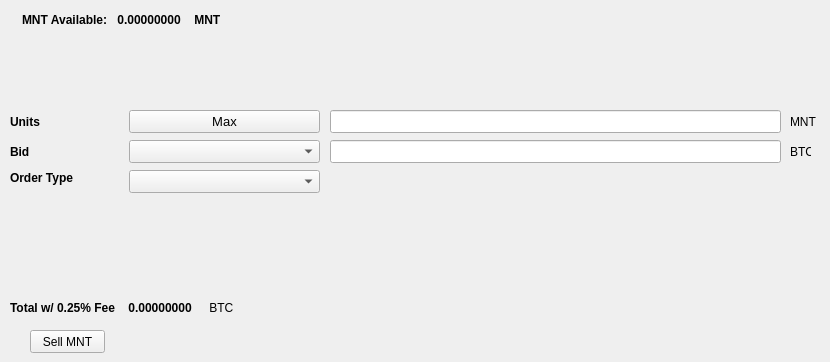
   <widget class="QWidget" name="SellTab">
    <attribute name="title">
     <string>Sell</string>
    </attribute>
    <widget class="QLabel" name="label_16">
     <property name="geometry">
      <rect>
       <x>790</x>
       <y>140</y>
       <width>21</width>
       <height>23</height>
      </rect>
     </property>
     <property name="text">
      <string>BTC</string>
     </property>
    </widget>
    <widget class="QComboBox" name="SellBidcomboBox">
     <property name="geometry">
      <rect>
       <x>129</x>
       <y>140</y>
       <width>191</width>
       <height>23</height>
      </rect>
     </property>
     <property name="font">
      <font>
       <pointsize>10</pointsize>
      </font>
     </property>
    </widget>
    <widget class="QLabel" name="label_18">
     <property name="geometry">
      <rect>
       <x>10</x>
       <y>110</y>
       <width>46</width>
       <height>23</height>
      </rect>
     </property>
     <property name="font">
      <font>
       <weight>75</weight>
       <bold>true</bold>
      </font>
     </property>
     <property name="text">
      <string>Units</string>
     </property>
    </widget>
    <widget class="QPushButton" name="Sell_Max_Amount">
     <property name="geometry">
      <rect>
       <x>129</x>
       <y>110</y>
       <width>191</width>
       <height>23</height>
      </rect>
     </property>
     <property name="font">
      <font>
       <pointsize>10</pointsize>
      </font>
     </property>
     <property name="text">
      <string>Max</string>
     </property>
    </widget>
    <widget class="QLabel" name="label_20">
     <property name="geometry">
      <rect>
       <x>10</x>
       <y>170</y>
       <width>71</width>
       <height>16</height>
      </rect>
     </property>
     <property name="font">
      <font>
       <weight>75</weight>
       <bold>true</bold>
      </font>
     </property>
     <property name="text">
      <string>Order Type</string>
     </property>
    </widget>
    <widget class="QComboBox" name="SellOrdertypeCombo">
     <property name="geometry">
      <rect>
       <x>129</x>
       <y>170</y>
       <width>191</width>
       <height>23</height>
      </rect>
     </property>
     <property name="font">
      <font>
       <pointsize>10</pointsize>
      </font>
     </property>
    </widget>
    <widget class="QLabel" name="label_21">
     <property name="geometry">
      <rect>
       <x>10</x>
       <y>140</y>
       <width>46</width>
       <height>23</height>
      </rect>
     </property>
     <property name="font">
      <font>
       <weight>75</weight>
       <bold>true</bold>
      </font>
     </property>
     <property name="text">
      <string>Bid</string>
     </property>
    </widget>
    <widget class="QLabel" name="label_22">
     <property name="geometry">
      <rect>
       <x>790</x>
       <y>110</y>
       <width>31</width>
       <height>23</height>
      </rect>
     </property>
     <property name="text">
      <string>MNT</string>
     </property>
    </widget>
    <widget class="QLineEdit" name="UnitsInputAMS">
     <property name="geometry">
      <rect>
       <x>330</x>
       <y>110</y>
       <width>451</width>
       <height>23</height>
      </rect>
     </property>
     <property name="font">
      <font>
       <pointsize>9</pointsize>
       <weight>75</weight>
       <bold>true</bold>
      </font>
     </property>
    </widget>
    <widget class="QLineEdit" name="SellBidPriceEdit">
     <property name="geometry">
      <rect>
       <x>330</x>
       <y>140</y>
       <width>451</width>
       <height>23</height>
      </rect>
     </property>
     <property name="font">
      <font>
       <pointsize>9</pointsize>
       <weight>75</weight>
       <bold>true</bold>
      </font>
     </property>
    </widget>
    <widget class="QPushButton" name="SellAMSBTN">
     <property name="geometry">
      <rect>
       <x>30</x>
       <y>330</y>
       <width>75</width>
       <height>23</height>
      </rect>
     </property>
     <property name="text">
      <string>Sell MNT</string>
     </property>
    </widget>
    <widget class="QWidget" name="layoutWidget_3">
     <property name="geometry">
      <rect>
       <x>22</x>
       <y>12</y>
       <width>221</width>
       <height>16</height>
      </rect>
     </property>
     <layout class="QHBoxLayout" name="horizontalLayout">
      <item>
       <widget class="QLabel" name="label232_2">
        <property name="font">
         <font>
          <weight>75</weight>
          <bold>true</bold>
         </font>
        </property>
        <property name="text">
         <string>MNT Available:</string>
        </property>
       </widget>
      </item>
      <item>
       <widget class="QLabel" name="AMSAvailableLabel">
        <property name="palette">
         <palette>
          <active>
           <colorrole role="WindowText">
            <brush brushstyle="SolidPattern">
             <color alpha="255">
              <red>0</red>
              <green>0</green>
              <blue>0</blue>
             </color>
            </brush>
           </colorrole>
           <colorrole role="Button">
            <brush brushstyle="SolidPattern">
             <color alpha="255">
              <red>0</red>
              <green>170</green>
              <blue>0</blue>
             </color>
            </brush>
           </colorrole>
           <colorrole role="Light">
            <brush brushstyle="SolidPattern">
             <color alpha="255">
              <red>0</red>
              <green>255</green>
              <blue>0</blue>
             </color>
            </brush>
           </colorrole>
           <colorrole role="Midlight">
            <brush brushstyle="SolidPattern">
             <color alpha="255">
              <red>0</red>
              <green>212</green>
              <blue>0</blue>
             </color>
            </brush>
           </colorrole>
           <colorrole role="Dark">
            <brush brushstyle="SolidPattern">
             <color alpha="255">
              <red>0</red>
              <green>85</green>
              <blue>0</blue>
             </color>
            </brush>
           </colorrole>
           <colorrole role="Mid">
            <brush brushstyle="SolidPattern">
             <color alpha="255">
              <red>0</red>
              <green>113</green>
              <blue>0</blue>
             </color>
            </brush>
           </colorrole>
           <colorrole role="Text">
            <brush brushstyle="SolidPattern">
             <color alpha="255">
              <red>0</red>
              <green>170</green>
              <blue>0</blue>
             </color>
            </brush>
           </colorrole>
           <colorrole role="BrightText">
            <brush brushstyle="SolidPattern">
             <color alpha="255">
              <red>255</red>
              <green>255</green>
              <blue>255</blue>
             </color>
            </brush>
           </colorrole>
           <colorrole role="ButtonText">
            <brush brushstyle="SolidPattern">
             <color alpha="255">
              <red>0</red>
              <green>0</green>
              <blue>0</blue>
             </color>
            </brush>
           </colorrole>
           <colorrole role="Base">
            <brush brushstyle="SolidPattern">
             <color alpha="255">
              <red>255</red>
              <green>255</green>
              <blue>255</blue>
             </color>
            </brush>
           </colorrole>
           <colorrole role="Window">
            <brush brushstyle="SolidPattern">
             <color alpha="255">
              <red>0</red>
              <green>170</green>
              <blue>0</blue>
             </color>
            </brush>
           </colorrole>
           <colorrole role="Shadow">
            <brush brushstyle="SolidPattern">
             <color alpha="255">
              <red>0</red>
              <green>0</green>
              <blue>0</blue>
             </color>
            </brush>
           </colorrole>
           <colorrole role="AlternateBase">
            <brush brushstyle="SolidPattern">
             <color alpha="255">
              <red>127</red>
              <green>212</green>
              <blue>127</blue>
             </color>
            </brush>
           </colorrole>
           <colorrole role="ToolTipBase">
            <brush brushstyle="SolidPattern">
             <color alpha="255">
              <red>255</red>
              <green>255</green>
              <blue>220</blue>
             </color>
            </brush>
           </colorrole>
           <colorrole role="ToolTipText">
            <brush brushstyle="SolidPattern">
             <color alpha="255">
              <red>0</red>
              <green>0</green>
              <blue>0</blue>
             </color>
            </brush>
           </colorrole>
          </active>
          <inactive>
           <colorrole role="WindowText">
            <brush brushstyle="SolidPattern">
             <color alpha="255">
              <red>0</red>
              <green>0</green>
              <blue>0</blue>
             </color>
            </brush>
           </colorrole>
           <colorrole role="Button">
            <brush brushstyle="SolidPattern">
             <color alpha="255">
              <red>0</red>
              <green>170</green>
              <blue>0</blue>
             </color>
            </brush>
           </colorrole>
           <colorrole role="Light">
            <brush brushstyle="SolidPattern">
             <color alpha="255">
              <red>0</red>
              <green>255</green>
              <blue>0</blue>
             </color>
            </brush>
           </colorrole>
           <colorrole role="Midlight">
            <brush brushstyle="SolidPattern">
             <color alpha="255">
              <red>0</red>
              <green>212</green>
              <blue>0</blue>
             </color>
            </brush>
           </colorrole>
           <colorrole role="Dark">
            <brush brushstyle="SolidPattern">
             <color alpha="255">
              <red>0</red>
              <green>85</green>
              <blue>0</blue>
             </color>
            </brush>
           </colorrole>
           <colorrole role="Mid">
            <brush brushstyle="SolidPattern">
             <color alpha="255">
              <red>0</red>
              <green>113</green>
              <blue>0</blue>
             </color>
            </brush>
           </colorrole>
           <colorrole role="Text">
            <brush brushstyle="SolidPattern">
             <color alpha="255">
              <red>0</red>
              <green>170</green>
              <blue>0</blue>
             </color>
            </brush>
           </colorrole>
           <colorrole role="BrightText">
            <brush brushstyle="SolidPattern">
             <color alpha="255">
              <red>255</red>
              <green>255</green>
              <blue>255</blue>
             </color>
            </brush>
           </colorrole>
           <colorrole role="ButtonText">
            <brush brushstyle="SolidPattern">
             <color alpha="255">
              <red>0</red>
              <green>0</green>
              <blue>0</blue>
             </color>
            </brush>
           </colorrole>
           <colorrole role="Base">
            <brush brushstyle="SolidPattern">
             <color alpha="255">
              <red>255</red>
              <green>255</green>
              <blue>255</blue>
             </color>
            </brush>
           </colorrole>
           <colorrole role="Window">
            <brush brushstyle="SolidPattern">
             <color alpha="255">
              <red>0</red>
              <green>170</green>
              <blue>0</blue>
             </color>
            </brush>
           </colorrole>
           <colorrole role="Shadow">
            <brush brushstyle="SolidPattern">
             <color alpha="255">
              <red>0</red>
              <green>0</green>
              <blue>0</blue>
             </color>
            </brush>
           </colorrole>
           <colorrole role="AlternateBase">
            <brush brushstyle="SolidPattern">
             <color alpha="255">
              <red>127</red>
              <green>212</green>
              <blue>127</blue>
             </color>
            </brush>
           </colorrole>
           <colorrole role="ToolTipBase">
            <brush brushstyle="SolidPattern">
             <color alpha="255">
              <red>255</red>
              <green>255</green>
              <blue>220</blue>
             </color>
            </brush>
           </colorrole>
           <colorrole role="ToolTipText">
            <brush brushstyle="SolidPattern">
             <color alpha="255">
              <red>0</red>
              <green>0</green>
              <blue>0</blue>
             </color>
            </brush>
           </colorrole>
          </inactive>
          <disabled>
           <colorrole role="WindowText">
            <brush brushstyle="SolidPattern">
             <color alpha="255">
              <red>0</red>
              <green>85</green>
              <blue>0</blue>
             </color>
            </brush>
           </colorrole>
           <colorrole role="Button">
            <brush brushstyle="SolidPattern">
             <color alpha="255">
              <red>0</red>
              <green>170</green>
              <blue>0</blue>
             </color>
            </brush>
           </colorrole>
           <colorrole role="Light">
            <brush brushstyle="SolidPattern">
             <color alpha="255">
              <red>0</red>
              <green>255</green>
              <blue>0</blue>
             </color>
            </brush>
           </colorrole>
           <colorrole role="Midlight">
            <brush brushstyle="SolidPattern">
             <color alpha="255">
              <red>0</red>
              <green>212</green>
              <blue>0</blue>
             </color>
            </brush>
           </colorrole>
           <colorrole role="Dark">
            <brush brushstyle="SolidPattern">
             <color alpha="255">
              <red>0</red>
              <green>85</green>
              <blue>0</blue>
             </color>
            </brush>
           </colorrole>
           <colorrole role="Mid">
            <brush brushstyle="SolidPattern">
             <color alpha="255">
              <red>0</red>
              <green>113</green>
              <blue>0</blue>
             </color>
            </brush>
           </colorrole>
           <colorrole role="Text">
            <brush brushstyle="SolidPattern">
             <color alpha="255">
              <red>0</red>
              <green>85</green>
              <blue>0</blue>
             </color>
            </brush>
           </colorrole>
           <colorrole role="BrightText">
            <brush brushstyle="SolidPattern">
             <color alpha="255">
              <red>255</red>
              <green>255</green>
              <blue>255</blue>
             </color>
            </brush>
           </colorrole>
           <colorrole role="ButtonText">
            <brush brushstyle="SolidPattern">
             <color alpha="255">
              <red>0</red>
              <green>85</green>
              <blue>0</blue>
             </color>
            </brush>
           </colorrole>
           <colorrole role="Base">
            <brush brushstyle="SolidPattern">
             <color alpha="255">
              <red>0</red>
              <green>170</green>
              <blue>0</blue>
             </color>
            </brush>
           </colorrole>
           <colorrole role="Window">
            <brush brushstyle="SolidPattern">
             <color alpha="255">
              <red>0</red>
              <green>170</green>
              <blue>0</blue>
             </color>
            </brush>
           </colorrole>
           <colorrole role="Shadow">
            <brush brushstyle="SolidPattern">
             <color alpha="255">
              <red>0</red>
              <green>0</green>
              <blue>0</blue>
             </color>
            </brush>
           </colorrole>
           <colorrole role="AlternateBase">
            <brush brushstyle="SolidPattern">
             <color alpha="255">
              <red>0</red>
              <green>170</green>
              <blue>0</blue>
             </color>
            </brush>
           </colorrole>
           <colorrole role="ToolTipBase">
            <brush brushstyle="SolidPattern">
             <color alpha="255">
              <red>255</red>
              <green>255</green>
              <blue>220</blue>
             </color>
            </brush>
           </colorrole>
           <colorrole role="ToolTipText">
            <brush brushstyle="SolidPattern">
             <color alpha="255">
              <red>0</red>
              <green>0</green>
              <blue>0</blue>
             </color>
            </brush>
           </colorrole>
          </disabled>
         </palette>
        </property>
        <property name="font">
         <font>
          <weight>75</weight>
          <bold>true</bold>
         </font>
        </property>
        <property name="text">
         <string> 0.00000000 </string>
        </property>
        <property name="textInteractionFlags">
         <set>Qt::LinksAccessibleByMouse|Qt::TextSelectableByKeyboard|Qt::TextSelectableByMouse</set>
        </property>
       </widget>
      </item>
      <item>
       <widget class="QLabel" name="labelAMS">
        <property name="font">
         <font>
          <weight>75</weight>
          <bold>true</bold>
         </font>
        </property>
        <property name="text">
         <string> MNT</string>
        </property>
       </widget>
      </item>
     </layout>
    </widget>
    <widget class="QWidget" name="layoutWidget_4">
     <property name="geometry">
      <rect>
       <x>10</x>
       <y>300</y>
       <width>271</width>
       <height>16</height>
      </rect>
     </property>
     <layout class="QHBoxLayout" name="horizontalLayout_2">
      <item>
       <widget class="QLabel" name="label_19">
        <property name="font">
         <font>
          <weight>75</weight>
          <bold>true</bold>
         </font>
        </property>
        <property name="text">
         <string>Total w/ 0.25% Fee </string>
        </property>
       </widget>
      </item>
      <item>
       <widget class="QLabel" name="SellCostLabel">
        <property name="palette">
         <palette>
          <active>
           <colorrole role="WindowText">
            <brush brushstyle="SolidPattern">
             <color alpha="255">
              <red>0</red>
              <green>0</green>
              <blue>0</blue>
             </color>
            </brush>
           </colorrole>
           <colorrole role="Button">
            <brush brushstyle="SolidPattern">
             <color alpha="255">
              <red>0</red>
              <green>170</green>
              <blue>0</blue>
             </color>
            </brush>
           </colorrole>
           <colorrole role="Light">
            <brush brushstyle="SolidPattern">
             <color alpha="255">
              <red>0</red>
              <green>255</green>
              <blue>0</blue>
             </color>
            </brush>
           </colorrole>
           <colorrole role="Midlight">
            <brush brushstyle="SolidPattern">
             <color alpha="255">
              <red>0</red>
              <green>212</green>
              <blue>0</blue>
             </color>
            </brush>
           </colorrole>
           <colorrole role="Dark">
            <brush brushstyle="SolidPattern">
             <color alpha="255">
              <red>0</red>
              <green>85</green>
              <blue>0</blue>
             </color>
            </brush>
           </colorrole>
           <colorrole role="Mid">
            <brush brushstyle="SolidPattern">
             <color alpha="255">
              <red>0</red>
              <green>113</green>
              <blue>0</blue>
             </color>
            </brush>
           </colorrole>
           <colorrole role="Text">
            <brush brushstyle="SolidPattern">
             <color alpha="255">
              <red>0</red>
              <green>170</green>
              <blue>0</blue>
             </color>
            </brush>
           </colorrole>
           <colorrole role="BrightText">
            <brush brushstyle="SolidPattern">
             <color alpha="255">
              <red>255</red>
              <green>255</green>
              <blue>255</blue>
             </color>
            </brush>
           </colorrole>
           <colorrole role="ButtonText">
            <brush brushstyle="SolidPattern">
             <color alpha="255">
              <red>0</red>
              <green>0</green>
              <blue>0</blue>
             </color>
            </brush>
           </colorrole>
           <colorrole role="Base">
            <brush brushstyle="SolidPattern">
             <color alpha="255">
              <red>255</red>
              <green>255</green>
              <blue>255</blue>
             </color>
            </brush>
           </colorrole>
           <colorrole role="Window">
            <brush brushstyle="SolidPattern">
             <color alpha="255">
              <red>0</red>
              <green>170</green>
              <blue>0</blue>
             </color>
            </brush>
           </colorrole>
           <colorrole role="Shadow">
            <brush brushstyle="SolidPattern">
             <color alpha="255">
              <red>0</red>
              <green>0</green>
              <blue>0</blue>
             </color>
            </brush>
           </colorrole>
           <colorrole role="AlternateBase">
            <brush brushstyle="SolidPattern">
             <color alpha="255">
              <red>127</red>
              <green>212</green>
              <blue>127</blue>
             </color>
            </brush>
           </colorrole>
           <colorrole role="ToolTipBase">
            <brush brushstyle="SolidPattern">
             <color alpha="255">
              <red>255</red>
              <green>255</green>
              <blue>220</blue>
             </color>
            </brush>
           </colorrole>
           <colorrole role="ToolTipText">
            <brush brushstyle="SolidPattern">
             <color alpha="255">
              <red>0</red>
              <green>0</green>
              <blue>0</blue>
             </color>
            </brush>
           </colorrole>
          </active>
          <inactive>
           <colorrole role="WindowText">
            <brush brushstyle="SolidPattern">
             <color alpha="255">
              <red>0</red>
              <green>0</green>
              <blue>0</blue>
             </color>
            </brush>
           </colorrole>
           <colorrole role="Button">
            <brush brushstyle="SolidPattern">
             <color alpha="255">
              <red>0</red>
              <green>170</green>
              <blue>0</blue>
             </color>
            </brush>
           </colorrole>
           <colorrole role="Light">
            <brush brushstyle="SolidPattern">
             <color alpha="255">
              <red>0</red>
              <green>255</green>
              <blue>0</blue>
             </color>
            </brush>
           </colorrole>
           <colorrole role="Midlight">
            <brush brushstyle="SolidPattern">
             <color alpha="255">
              <red>0</red>
              <green>212</green>
              <blue>0</blue>
             </color>
            </brush>
           </colorrole>
           <colorrole role="Dark">
            <brush brushstyle="SolidPattern">
             <color alpha="255">
              <red>0</red>
              <green>85</green>
              <blue>0</blue>
             </color>
            </brush>
           </colorrole>
           <colorrole role="Mid">
            <brush brushstyle="SolidPattern">
             <color alpha="255">
              <red>0</red>
              <green>113</green>
              <blue>0</blue>
             </color>
            </brush>
           </colorrole>
           <colorrole role="Text">
            <brush brushstyle="SolidPattern">
             <color alpha="255">
              <red>0</red>
              <green>170</green>
              <blue>0</blue>
             </color>
            </brush>
           </colorrole>
           <colorrole role="BrightText">
            <brush brushstyle="SolidPattern">
             <color alpha="255">
              <red>255</red>
              <green>255</green>
              <blue>255</blue>
             </color>
            </brush>
           </colorrole>
           <colorrole role="ButtonText">
            <brush brushstyle="SolidPattern">
             <color alpha="255">
              <red>0</red>
              <green>0</green>
              <blue>0</blue>
             </color>
            </brush>
           </colorrole>
           <colorrole role="Base">
            <brush brushstyle="SolidPattern">
             <color alpha="255">
              <red>255</red>
              <green>255</green>
              <blue>255</blue>
             </color>
            </brush>
           </colorrole>
           <colorrole role="Window">
            <brush brushstyle="SolidPattern">
             <color alpha="255">
              <red>0</red>
              <green>170</green>
              <blue>0</blue>
             </color>
            </brush>
           </colorrole>
           <colorrole role="Shadow">
            <brush brushstyle="SolidPattern">
             <color alpha="255">
              <red>0</red>
              <green>0</green>
              <blue>0</blue>
             </color>
            </brush>
           </colorrole>
           <colorrole role="AlternateBase">
            <brush brushstyle="SolidPattern">
             <color alpha="255">
              <red>127</red>
              <green>212</green>
              <blue>127</blue>
             </color>
            </brush>
           </colorrole>
           <colorrole role="ToolTipBase">
            <brush brushstyle="SolidPattern">
             <color alpha="255">
              <red>255</red>
              <green>255</green>
              <blue>220</blue>
             </color>
            </brush>
           </colorrole>
           <colorrole role="ToolTipText">
            <brush brushstyle="SolidPattern">
             <color alpha="255">
              <red>0</red>
              <green>0</green>
              <blue>0</blue>
             </color>
            </brush>
           </colorrole>
          </inactive>
          <disabled>
           <colorrole role="WindowText">
            <brush brushstyle="SolidPattern">
             <color alpha="255">
              <red>0</red>
              <green>85</green>
              <blue>0</blue>
             </color>
            </brush>
           </colorrole>
           <colorrole role="Button">
            <brush brushstyle="SolidPattern">
             <color alpha="255">
              <red>0</red>
              <green>170</green>
              <blue>0</blue>
             </color>
            </brush>
           </colorrole>
           <colorrole role="Light">
            <brush brushstyle="SolidPattern">
             <color alpha="255">
              <red>0</red>
              <green>255</green>
              <blue>0</blue>
             </color>
            </brush>
           </colorrole>
           <colorrole role="Midlight">
            <brush brushstyle="SolidPattern">
             <color alpha="255">
              <red>0</red>
              <green>212</green>
              <blue>0</blue>
             </color>
            </brush>
           </colorrole>
           <colorrole role="Dark">
            <brush brushstyle="SolidPattern">
             <color alpha="255">
              <red>0</red>
              <green>85</green>
              <blue>0</blue>
             </color>
            </brush>
           </colorrole>
           <colorrole role="Mid">
            <brush brushstyle="SolidPattern">
             <color alpha="255">
              <red>0</red>
              <green>113</green>
              <blue>0</blue>
             </color>
            </brush>
           </colorrole>
           <colorrole role="Text">
            <brush brushstyle="SolidPattern">
             <color alpha="255">
              <red>0</red>
              <green>85</green>
              <blue>0</blue>
             </color>
            </brush>
           </colorrole>
           <colorrole role="BrightText">
            <brush brushstyle="SolidPattern">
             <color alpha="255">
              <red>255</red>
              <green>255</green>
              <blue>255</blue>
             </color>
            </brush>
           </colorrole>
           <colorrole role="ButtonText">
            <brush brushstyle="SolidPattern">
             <color alpha="255">
              <red>0</red>
              <green>85</green>
              <blue>0</blue>
             </color>
            </brush>
           </colorrole>
           <colorrole role="Base">
            <brush brushstyle="SolidPattern">
             <color alpha="255">
              <red>0</red>
              <green>170</green>
              <blue>0</blue>
             </color>
            </brush>
           </colorrole>
           <colorrole role="Window">
            <brush brushstyle="SolidPattern">
             <color alpha="255">
              <red>0</red>
              <green>170</green>
              <blue>0</blue>
             </color>
            </brush>
           </colorrole>
           <colorrole role="Shadow">
            <brush brushstyle="SolidPattern">
             <color alpha="255">
              <red>0</red>
              <green>0</green>
              <blue>0</blue>
             </color>
            </brush>
           </colorrole>
           <colorrole role="AlternateBase">
            <brush brushstyle="SolidPattern">
             <color alpha="255">
              <red>0</red>
              <green>170</green>
              <blue>0</blue>
             </color>
            </brush>
           </colorrole>
           <colorrole role="ToolTipBase">
            <brush brushstyle="SolidPattern">
             <color alpha="255">
              <red>255</red>
              <green>255</green>
              <blue>220</blue>
             </color>
            </brush>
           </colorrole>
           <colorrole role="ToolTipText">
            <brush brushstyle="SolidPattern">
             <color alpha="255">
              <red>0</red>
              <green>0</green>
              <blue>0</blue>
             </color>
            </brush>
           </colorrole>
          </disabled>
         </palette>
        </property>
        <property name="font">
         <font>
          <weight>75</weight>
          <bold>true</bold>
         </font>
        </property>
        <property name="autoFillBackground">
         <bool>false</bool>
        </property>
        <property name="text">
         <string> 0.00000000</string>
        </property>
        <property name="textInteractionFlags">
         <set>Qt::LinksAccessibleByMouse|Qt::TextSelectableByMouse</set>
        </property>
       </widget>
      </item>
      <item>
       <widget class="QLabel" name="label_17">
        <property name="font">
         <font>
          <weight>50</weight>
          <bold>false</bold>
         </font>
        </property>
        <property name="text">
         <string> BTC</string>
        </property>
       </widget>
      </item>
     </layout>
    </widget>
   </widget>
